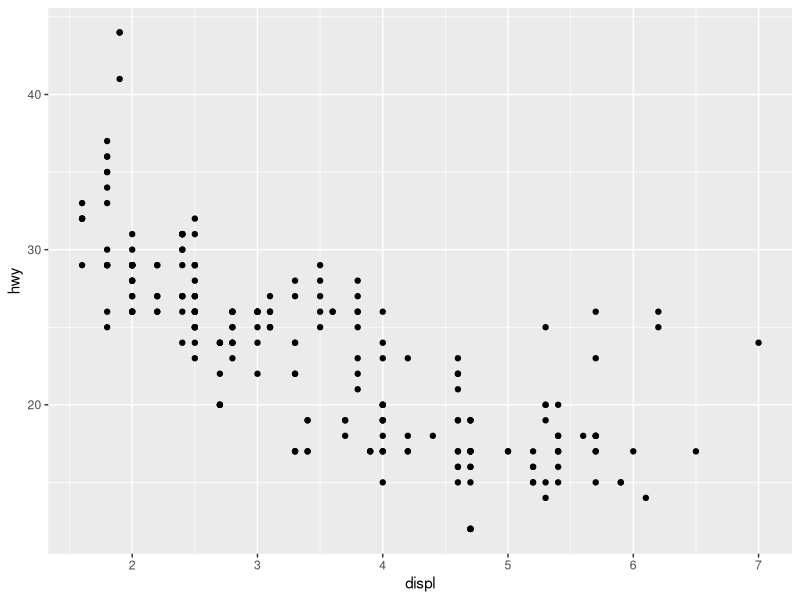
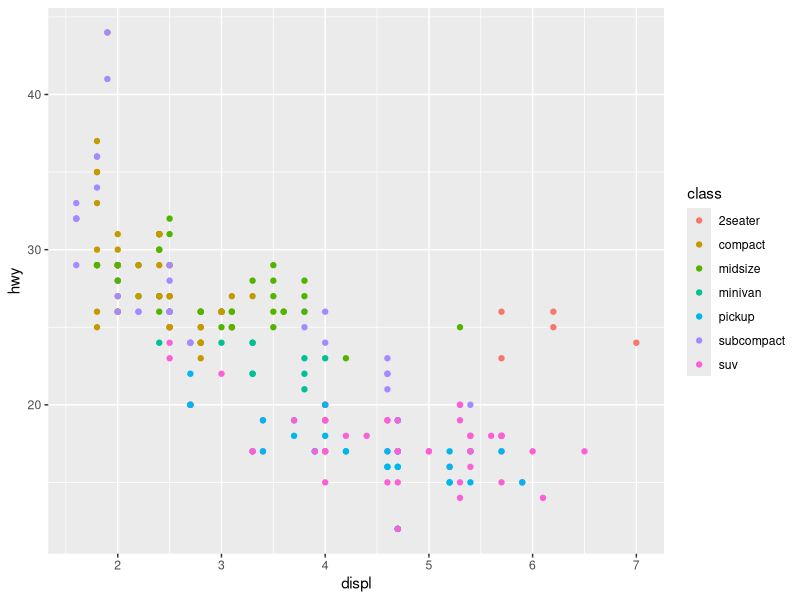
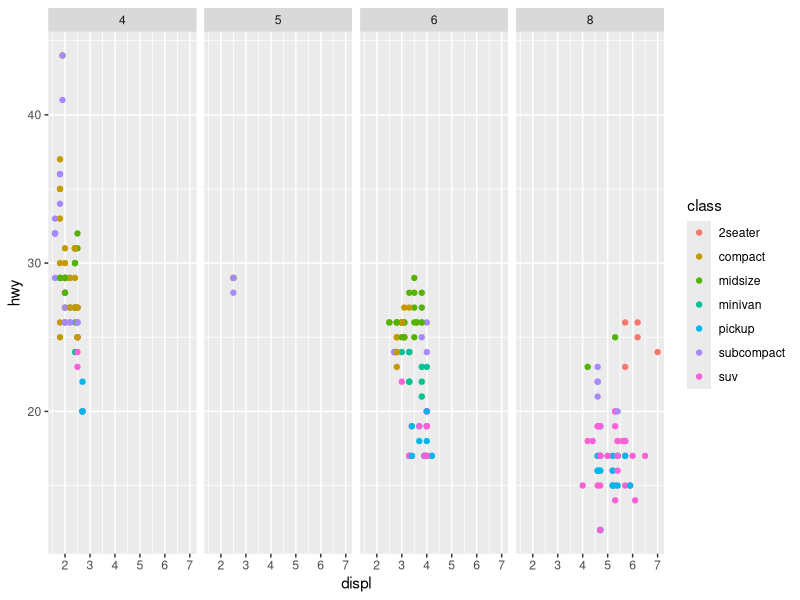
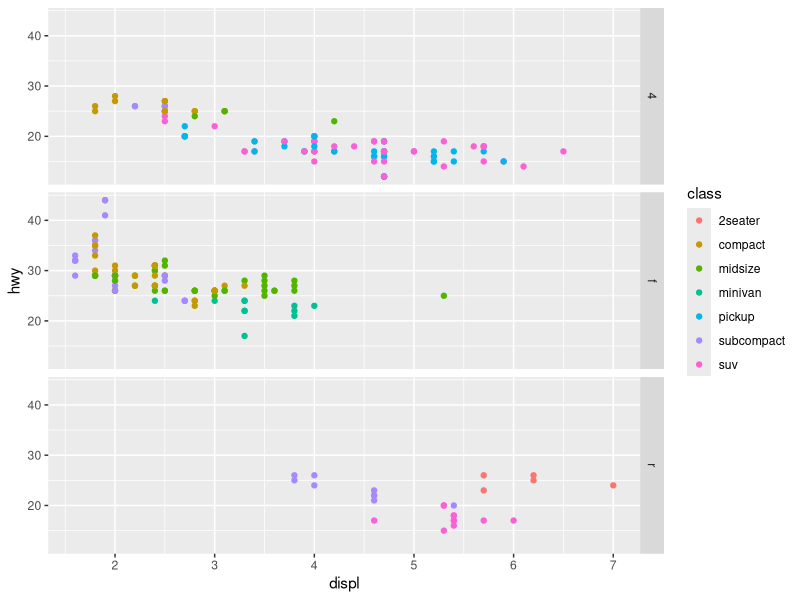
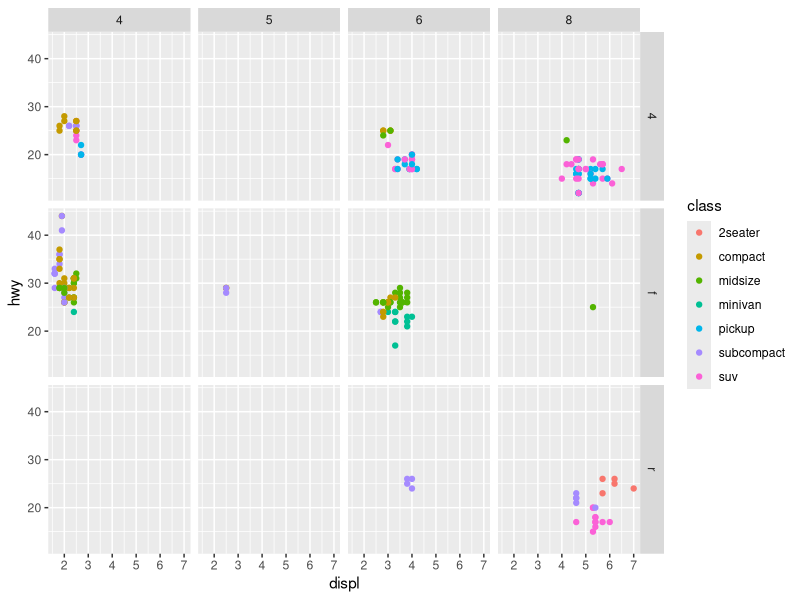
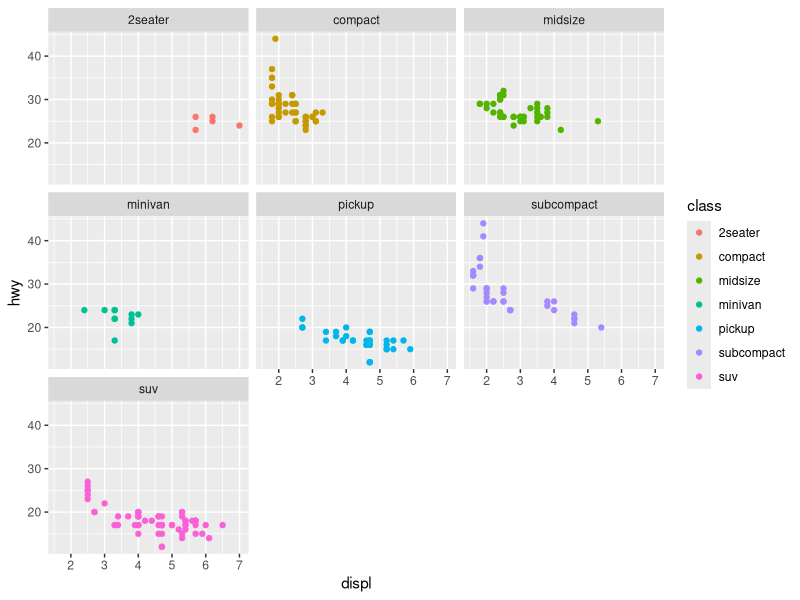
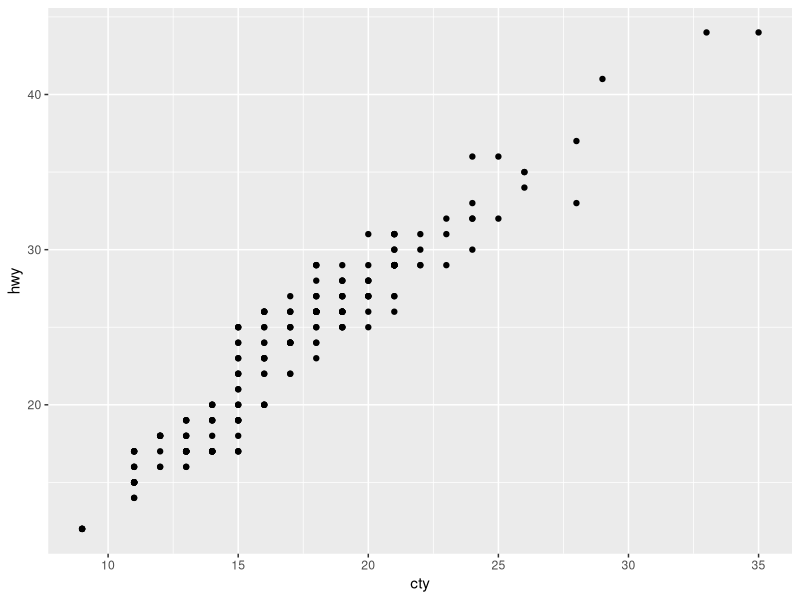
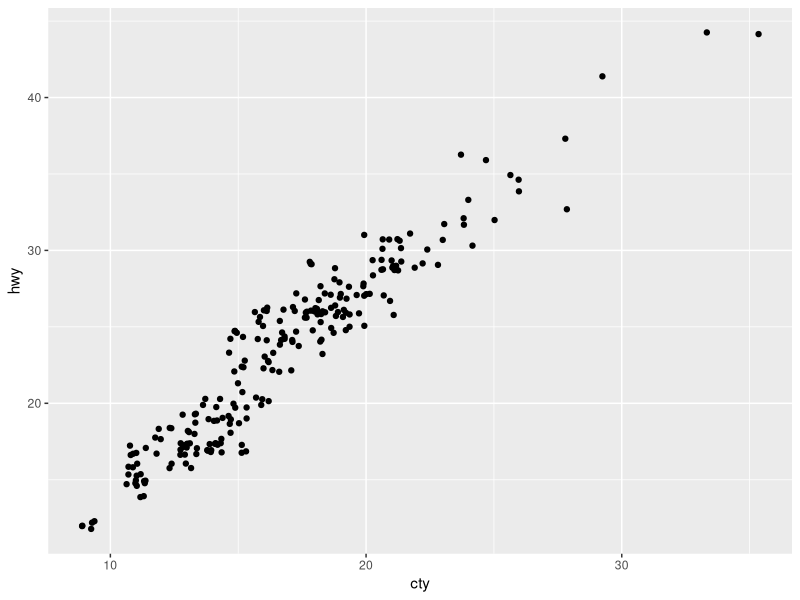

The R script that drew these images, in order: (Note: this script raises an error after producing the figures.)
library(ggplot2)
?mpg
head(mpg)
str(mpg)
summary(mpg)
qplot(displ, hwy, data = mpg)
qplot(displ, hwy, colour = class, data = mpg)

qplot(displ, hwy, colour = class, data = mpg) + facet_grid(. ~ cyl)
qplot(displ, hwy, colour = class, data = mpg) + facet_grid(drv ~ .)
qplot(displ, hwy, colour = class, data = mpg) + facet_grid(drv ~ cyl)
qplot(displ, hwy, colour = class, data = mpg) + facet_wrap(~ class)

qplot(cty, hwy, data = mpg)
qplot(cty, hwy, data = mpg, geom = "jitter")
qplot(class, hwy, data = mpg)
qplot(reorder(class, hwy), hwy, data = mpg)
qplot(reorder(class, hwy), hwy, data = mpg, geom = "jitter")
qplot(reorder(class, hwy), hwy, data = mpg, geom = "boxplot")
qplot(reorder(class, hwy), hwy, data = mpg, geom = c("jitter", "boxplot"))


# With only one variable, qplot guesses that
# you want a bar chart or histogram
qplot(cut, data = diamonds)
qplot(carat, data = diamonds)
# Change binwidth:
qplot(carat, data = diamonds, binwidth = 1)
qplot(carat, data = diamonds, binwidth = 0.1)
qplot(carat, data = diamonds, binwidth = 0.01)
resolution(diamonds$carat)
last_plot() + xlim(0, 3)

qplot(table, data = diamonds, binwidth = 1)
# To zoom in on a plot region use xlim() and ylim()
qplot(table, data = diamonds, binwidth = 1) +
    xlim(50, 70)
qplot(table, data = diamonds, binwidth = 0.1) +
    xlim(50, 70)
qplot(table, data = diamonds, binwidth = 0.1) +
    xlim(50, 70) + ylim(0, 50)
# Note that this type of zooming discards data
# outside of the plot regions. See
# ?coord_cartesian() for an alternative

qplot(depth, data = diamonds, binwidth = 0.2)
qplot(depth, data = diamonds, binwidth = 0.2,
      fill = cut) + xlim(55, 70)
qplot(depth, data = diamonds, binwidth = 0.2) + xlim(55, 70) + facet_wrap(~ cut)
qplot(price, data = diamonds, binwidth = 500) + facet_wrap(~ cut)

# Large distances make comparisons hard
qplot(price, data = diamonds, binwidth = 500) +
    facet_wrap(~ cut)
# Stacked heights hard to compare
qplot(price, data = diamonds, binwidth = 500, fill = cut)
# Much better - but still have differing relative abundance
qplot(price, data = diamonds, binwidth = 500,
      geom = "freqpoly", colour = cut)
# Instead of displaying count on y-axis, display density
# .. indicates that variable isn't in original data
qplot(price, ..density.., data = diamonds, binwidth = 500,
      geom = "freqpoly", colour = cut)
# To use with histogram, you need to be explicit
qplot(price, ..density.., data = diamonds, binwidth = 500,
      geom = "histogram") + facet_wrap(~ cut)


# There are two ways to add additional geoms
# 1) A vector of geom names:
qplot(price, carat, data = diamonds,
      geom = c("point", "smooth"))
# 2) Add on extra geoms
qplot(price, carat, data = diamonds) + geom_smooth()
# This is how you get help about a specific geom:
# ?geom_smooth


# To set aesthetics to a particular value, you need
# to wrap that value in I()
qplot(price, carat, data = diamonds, colour = "blue")
qplot(price, carat, data = diamonds, colour = I("blue"))
# Practical application: varying alpha
qplot(carat, price, data = diamonds, alpha = I(1/10))
qplot(carat, price, data = diamonds, alpha = I(1/50))
qplot(carat, price, data = diamonds, alpha = I(1/100))
qplot(carat, price, data = diamonds, alpha = I(1/250))

qplot(table, price, data = diamonds)
qplot(table, price, data = diamonds,
      geom = "boxplot")
# Need to specify grouping variable: what determines
# which observations go into each boxplot
qplot(table, price, data = diamonds,
      geom = "boxplot", group = round_any(table, 1))
qplot(table, price, data = diamonds,
      geom = "boxplot", group = round_any(table, 1)) +
    xlim(50, 70)

qplot(x, y, data = diamonds)


x <- sample(1:10)
y <- setNames(x, letters[1:10])

x
y
x[1:4]
x[x == 5]
y[order(y)]
x[]
x[-1]
y["a"]
x[x]
x[x > 2 & x < 9]
x[sample(10)]
x[order(x)]
x[-(1:5)]
x["a"]
y[letters[10:1]]
x[x < 2 | x >= 8]
x[-1:5]
x[0]

# Everything
str(diamonds[, ])
# Positive integers & nothing
diamonds[1:6, ] # same as head(diamonds)
diamonds[, 1:4] # watch out!
# Two positive integers in rows & columns
diamonds[1:10, 1:4]
# Repeating input repeats output
diamonds[c(1,1,1,2,2), 1:4]
# Negative integers drop values
diamonds[-(1:53900), -1]

# Use logical comparisons to describe which valuesyou want. Comparison functions:
    # < > <= >= != == %in%
x_big <- diamonds$x > 10
head(x_big)
sum(x_big)
mean(x_big)
table(x_big)
diamonds$x[x_big]
diamonds[x_big, ]
